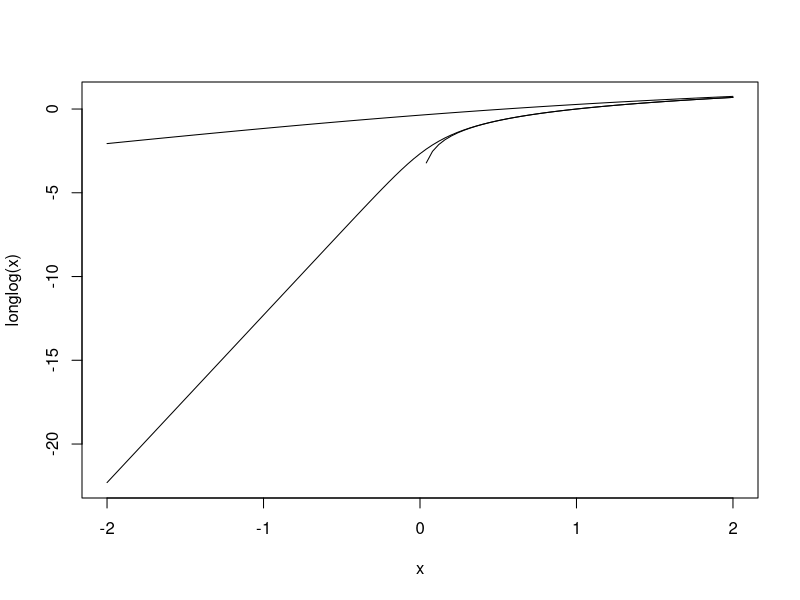

This chart was generated by the following R code:
## x>>s: 1+exp=exp; ̃x=x
## x<<-s log=exp; ̃x=s*exp(x/s)
safelog <- function (x, scale=1){
	return(log(scale*log(1+exp(x/scale))))
}

longlog <- function (x) safelog(x, scale=0.1)

log(2)
safelog(2)
safelog(2, scale=0.01)
safelog(-2)
safelog(-2, scale=0.01)

curve(longlog, from=-2, to=2)
curve(safelog, from=-2, to=2, add=TRUE)
curve(log, from=-2, to=2, add=TRUE)
